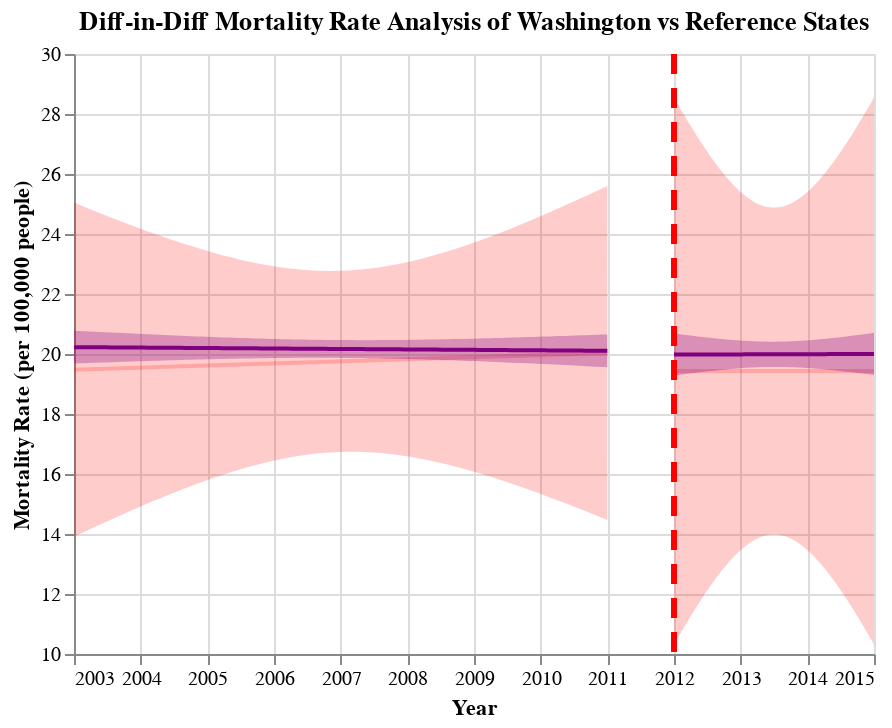

Here is the notebook cell this chart was saved with:
### Code cell
## Combine pre-post graphs to create diff-in-diff graph for WA and WA reference states
diff_in_diff_WA = pre_post_WA_ref + pre_post_WA
diff_in_diff_WA.properties(title="Diff-in-Diff Mortality Rate Analysis of Washington vs Reference States")
